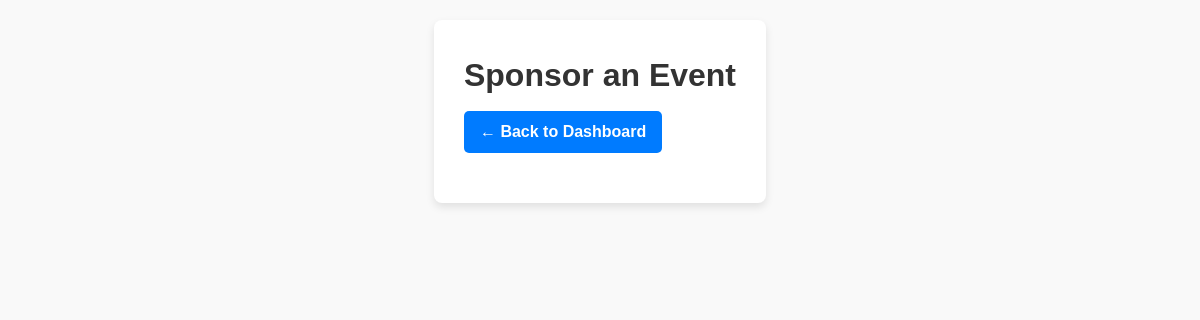
The page /sponsors/sponsor-event/ (signed in) on the database as committed earlier.
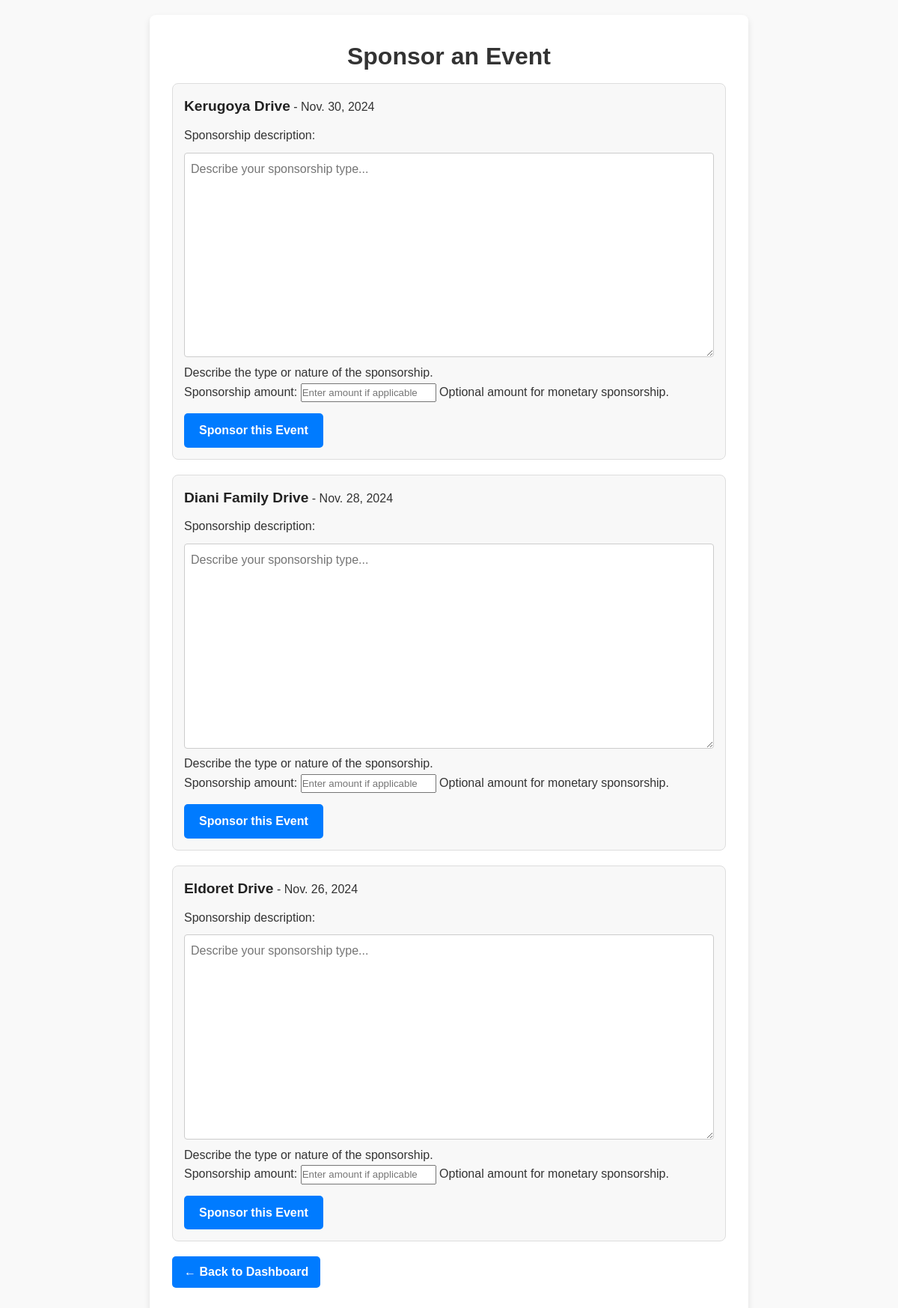
The same page on the database as committed later.
### events/models.py (models this page shows, shortened)
class Event(models.Model):
    title = models.CharField(max_length=100)
    description = models.TextField()
    date = models.DateField()
    time = models.TimeField()
    location = models.CharField(max_length=255)
    registration_fee = models.DecimalField(max_digits=10, decimal_places=2)
    group = models.ForeignKey(CarGroup, on_delete=models.CASCADE, related_name='events')
    created_by = models.ForeignKey(User, on_delete=models.CASCADE, related_name='organized_events')
    attendees = models.ManyToManyField(User, through='EventRegistration', related_name='events')
    poster = models.ImageField(upload_to='event_posters/', null=True, blank=True)

### sponsors/views.py (the view)
# urls.py: path('sponsor-event/', views.sponsor_event, name='sponsor_event'),
@login_required
def sponsor_event(request):
    sponsor_id = request.session.get('sponsor_id')
    if not sponsor_id:
        messages.error(request, "You must be logged in as a sponsor to view this page.")
        return redirect('sponsors:sponsor_login')
    sponsor = get_object_or_404(Sponsor, id=sponsor_id)
    if request.method == "POST":
        form = SponsorshipForm(request.POST)
        if form.is_valid():
            event_id = request.POST.get("event_id")
            event = get_object_or_404(Event, id=event_id)
            if Sponsorship.objects.filter(sponsor=sponsor, event=event).exists():
                messages.warning(request, "You are already sponsoring this event.")
            else:
                sponsorship = form.save(commit=False)
                sponsorship.sponsor = sponsor
                sponsorship.event = event
                sponsorship.save()
                messages.success(request, "Thank you for sponsoring this event!")
            return redirect('sponsors:sponsor_event')
    else:
        form = SponsorshipForm()
    events = Event.objects.all()
    sponsored_events = Sponsorship.objects.filter(sponsor=sponsor).values_list('event_id', flat=True)
    context = {
        'events': events,
        'sponsored_events': sponsored_events,
        'form': form,
    }
    return render(request, 'sponsor_event.html', context)

### sponsors/forms.py
class SponsorshipForm(forms.ModelForm):
    class Meta:
        model = Sponsorship
        fields = ['sponsorship_description', 'sponsorship_amount']
        widgets = {
            'sponsorship_description': forms.Textarea(attrs={'placeholder': 'Describe your sponsorship type...'}),
            'sponsorship_amount': forms.NumberInput(attrs={'placeholder': 'Enter amount if applicable'}),
        }

### sponsors/sponsor_login_required.py (called while the page is built)
    def __call__(self, request):
        if request.path in [reverse('sponsors:sponsor_register'), reverse('sponsors:sponsor_login')]:
            return self.get_response(request)
        if request.path.startswith('/sponsors/') and not request.session.get('sponsor_id'):
            return redirect(reverse('sponsors:sponsor_login'))
        return self.get_response(request)

### sponsors/templates/sponsor_event.html (shortened to what this page needs)
 {% load static %}
<!DOCTYPE html>
<html lang="en">
<head>
    <link rel="stylesheet" href="{% static 'css/styles.css' %}">
</head>
<body class="sponsor-event-body">
    <div class="sponsor-event-container">
        <h1 class="sponsor-event-header">Sponsor an Event</h1>
        <ul class="sponsor-event-list">
            {% for event in events %}
                <li class="sponsor-event-item">
                    <strong class="sponsor-event-item-title">{{ event.title }}</strong> - {{ event.date }}
                    {% if event.id in sponsored_events %}
                        <p class="sponsor-event-status">Status: Already Sponsored</p>
                    {% else %}
                        <form method="post" action="{% url 'sponsors:sponsor_event' %}" class="sponsor-event-form">
                            {{ form.as_p }}
                            <button type="submit" class="sponsor-event-button">Sponsor this Event</button>
                        </form>
                    {% endif %}
                </li>
            {% endfor %}
        </ul>
        <a href="{% url 'sponsors:sponsor_dashboard' %}" class="sponsor-event-dashboard-button">
            ← Back to Dashboard
        </a>
    </div>
</body>
</html>

Rows that differ between the two databases and show on the page:
added Event: title "Kerugoya Drive", date "Nov. 30, 2024"
added Event: title "Diani Family Drive", date "Nov. 28, 2024"
added Event: title "Eldoret Drive", date "Nov. 26, 2024"
